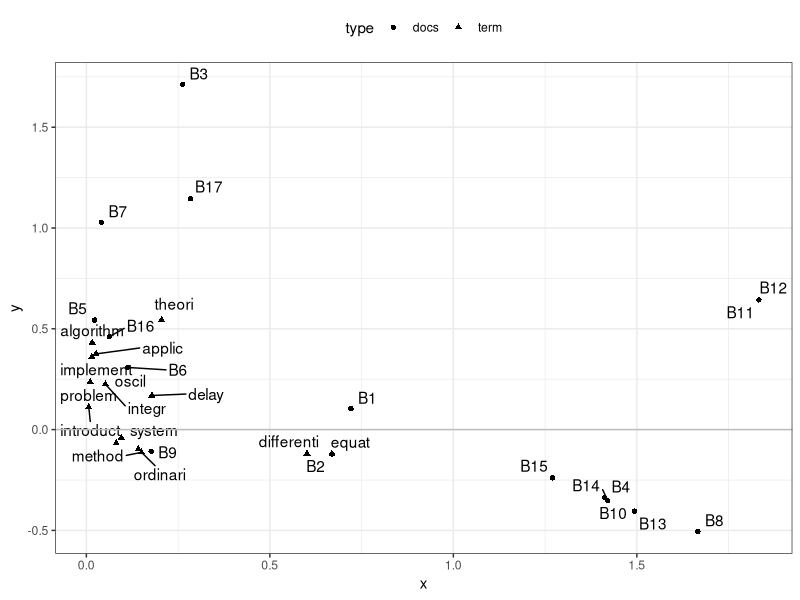

Here is the R script that generated this plot:
## This code replicates the example of Latent Semantic Indexing from 
## "Using Linear Algebra for Intelligent Information Retrieval" by  M.W.Berry, S.T. Dumais& G.W. O'Brien
## PDF of oridinal: http://lsirwww.epfl.ch/courses/dis/2003ws/papers/ut-cs-94-270.pdf

library(tm)
library(SnowballC)
library(Matrix)
library(ggplot2) 
library(ggrepel)

# Read in the book titles 
text <- as.character(readLines("books.txt"))

## Clean up the text 
review_corpus <- Corpus(VectorSource(text))
review_corpus = tm_map(review_corpus, content_transformer(tolower))
review_corpus = tm_map(review_corpus, removeNumbers)
review_corpus = tm_map(review_corpus, removePunctuation)
review_corpus = tm_map(review_corpus, removeWords, c("the", "and", stopwords("english")))
review_corpus = tm_map(review_corpus, stemDocument)
review_corpus =  tm_map(review_corpus, stripWhitespace)

## Extract the document term matrix (DTM)
dtm <- DocumentTermMatrix(review_corpus, control = list())

## Get all the words in the DTM & the counts of their apperances 
words <- diag(crossprod(as.matrix(dtm)))

## Select those that appear more than once 
word.list.raw <- sort(names(words[words > 1]))

## Remove two words that I "pick up" that are not in the BDO DTM 
remove <- c("comput", "dynam")
word.list <- word.list.raw[!(word.list.raw  %in% remove)]
dtm.reduced <- as.matrix(dtm[, intersect(colnames(dtm), word.list)])

## BDO has term term rows and document columns, so we transpose 
X <- t(dtm.reduced[, sort(colnames(dtm.reduced))])
## "Differentation gets stemmed to "diferenti" in my version - fixing directly by setting to 0
X[4, 3] <- 0

##############################
## Compute the SVD of the DTM
##############################

s <- svd(X)

u <- s$u
v <- s$v
d <- s$d
D <- diag(d)

## Confirm the decomposition (need to round to get very small values to 0)
all(X == round(u %*% D %*% t(v), 4)) #  X = U D V'

## Confirm the first two singular values match (4:531 and 2.758)
k <- 2
d[1:k]

## Helper function for constructng a query vector 
QueryVector <- function(terms, word.list){
    q <- rep(0, length(word.list))
    for(term in terms){
        index <- which(term == word.list)
        q[index] <- 1
    }
    q
}

####################################
## The applications & theory query example
####################################

q <- QueryVector(c("applic", "theori"), rownames(X))
q %*% u[, 1:k] %*% diag(1/d[1:k])

#####################
## Reproduce Figure 4
#####################

## Get the term coordinates (use a diagonal matrix to get all the terms)
df.terms <- data.frame(diag(length(word.list)) %*% u[, 1:k])
colnames(df.terms) <- c("x", "y")
df.terms$label <- rownames(X)
df.terms$type <- "term"

## Get the book coordinates (use the DTM transposed)
df.docs <- data.frame(t(X) %*% u[, 1:k])
colnames(df.docs) <- c("x", "y")
df.docs$label <- paste0("B", colnames(X))
df.docs$type <- "docs"

df <- rbind(df.docs, df.terms)

g <- ggplot(data = df, aes(x = x, y = y)) + geom_point(aes(shape = type)) +
    geom_text_repel(aes(label = label)) +
    theme_bw() +
    geom_hline(yintercept = 0, colour = "grey") +
    theme(legend.position = "top")

print(g)
